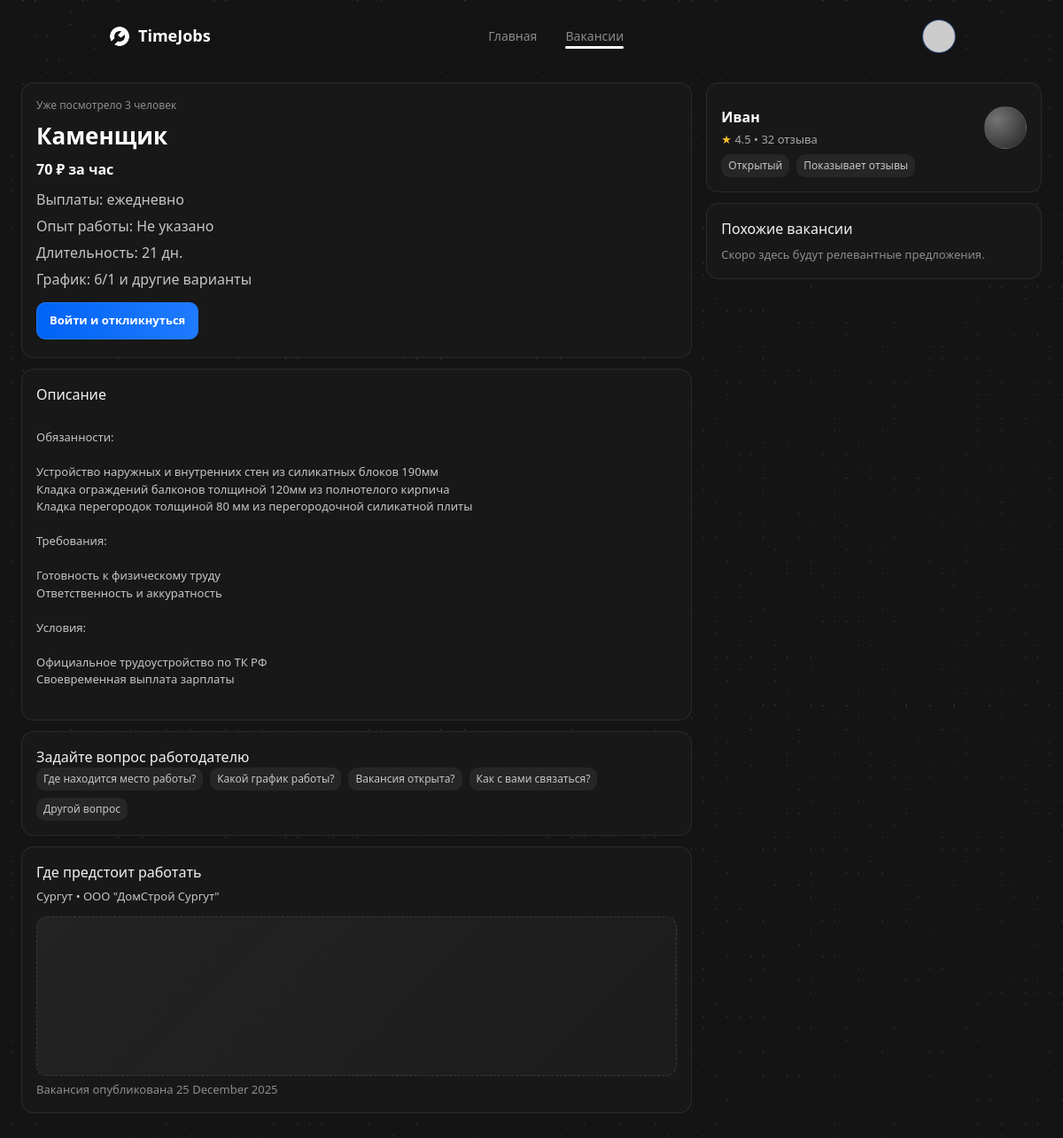
Screenshot of /vacancies/2 with the database file from the repository.
### app.py (models this page shows)
class Job(db.Model):
    id = db.Column(db.Integer, primary_key=True)
    employer_id = db.Column(db.Integer, db.ForeignKey('user.id'), nullable=False)
    title = db.Column(db.String(200), nullable=False)
    description = db.Column(db.Text)
    city = db.Column(db.String(120))
    specialization = db.Column(db.String(120))
    wage = db.Column(db.Float, default=0)
    pay_type = db.Column(db.String(20), default='shift')  # shift, hourly
    duration_days = db.Column(db.Integer, default=1)
    status = db.Column(db.String(20), default='pending')  # pending, approved, rejected
    created_at = db.Column(db.DateTime, default=datetime.datetime.utcnow)
    view_count = db.Column(db.Integer, default=0)
    experience_level = db.Column(db.String(50))
    employment_type = db.Column(db.String(50))
    tariff = db.Column(db.String(50))
    employer = db.relationship('User', backref='jobs')

class User(db.Model, UserMixin):
    id = db.Column(db.Integer, primary_key=True)
    name = db.Column(db.String(120), nullable=False)
    first_name = db.Column(db.String(120))
    last_name = db.Column(db.String(120))
    middle_name = db.Column(db.String(120))
    gender = db.Column(db.String(20))
    city = db.Column(db.String(120))
    birth_date = db.Column(db.Date)
    email = db.Column(db.String(120), unique=True, nullable=False)
    password_hash = db.Column(db.String(255), nullable=False)
    role = db.Column(db.String(20), default='worker')  # worker, employer, moderator
    phone = db.Column(db.String(50))
    education = db.Column(db.String(255))
    exp_years = db.Column(db.Integer, default=0)
    avatar_url = db.Column(db.String(255))
    deposit = db.Column(db.Float, default=0)
    rating = db.Column(db.Float, default=0)
    educations = db.relationship('WorkerEducation', backref='user', lazy=True, cascade='all, delete-orphan')
    experiences = db.relationship('WorkerExperience', backref='user', lazy=True, cascade='all, delete-orphan')
    skills = db.relationship('WorkerSkill', backref='user', lazy=True, cascade='all, delete-orphan')

### app.py (the view)
@app.route('/vacancies/<int:job_id>')
def vacancy_detail(job_id):
    job = Job.query.get_or_404(job_id)
    if job.status != 'approved':
        if not (current_user.is_authenticated and
                current_user.role == 'employer' and
                job.employer_id == current_user.id):
            flash('Something went wrong.', 'error')
            return redirect(url_for('vacancies'))
    today = datetime.date.today().isoformat()
    viewed = session.get('viewed_jobs', {})
    last_view = viewed.get(str(job.id))
    if last_view != today:
        job.view_count = (job.view_count or 0) + 1
        viewed[str(job.id)] = today
        session['viewed_jobs'] = viewed
        db.session.commit()
    return render_template('vacancies/detail.html', job=job)

### app.py (called while the page is built, shortened)
@app.context_processor
def inject_globals():
    import urllib.parse
    from flask import request, url_for
    def default_avatar(name):
        n = urllib.parse.quote_plus(name or "U")
        return f"https://ui-avatars.com/api/?background=4CFA00&color=fff&name={n}"
    def get_active_page():
        path = request.path
        if path == url_for('index'):
            return 'index'
        if path.startswith(url_for('vacancies')):
            return 'vacancies'
    return dict(
        current_user=current_user,
        default_avatar=default_avatar,
        active_page=get_active_page()
    )

@app.before_request
def _ensure_db_initialized():
    global _db_initialized
    if not _db_initialized:
        init_db()
        _db_initialized = True

### templates/vacancies/detail.html (shortened to what this page needs)
{% extends "base.html" %}
{% block content %}
{% set exp_label = {
    'no_exp':'Без опыта',
    '1_3':'От 1 до 3 лет',
    '3_6':'От 3 до 6 лет',
    '6_plus':'Более 6 лет'
}.get(job.experience_level, 'Не указано') %}
{% set wf_map = {'office':'На месте работодателя','remote':'Удалённо','hybrid':'Гибрид','travel':'Разъездной'} %}
<div class="hh-detail">
    <div class="hh-detail-main">
        <div class="glass-card hh-info-card">
            <div class="hh-card__meta">Уже посмотрело {{ job.view_count or 0 }} человек</div>
            <h1 class="hh-card__title" style="font-size: 26px;">{{ job.title }}</h1>
            <div class="hh-card__salary">
                {% if job.wage %}
                    {{ '%.0f'|format(job.wage) }} ₽ {% if job.pay_type == 'hourly' %}за час{% else %}за смену{% endif %}
                {% else %}
                    Оплата не указана
                {% endif %}
            </div>
            <ul class="hh-detail-list">
                <li>Выплаты: {% if job.pay_type == 'hourly' %}ежедневно{% else %}за смену{% endif %}</li>
                <li>Опыт работы: {{ exp_label }}</li>
                {% if job.duration_days %}<li>Длительность: {{ job.duration_days }} дн.</li>{% endif %}
                <li>График: 6/1 и другие варианты</li>
            </ul>
            <div class="hh-cta" style="margin: 12px 0 4px;">
                {% if current_user.is_authenticated and current_user.role == 'worker' %}
                    <form method="post" action="{{ url_for('apply', job_id=job.id) }}" style="display:flex; gap:10px; flex-wrap:wrap;">
                        <button type="submit" class="hh-button primary">Откликнуться</button>
                    </form>
                {% elif not current_user.is_authenticated %}
                    <a href="{{ url_for('login') }}" class="hh-button primary">Войти и откликнуться</a>
                {% endif %}
            </div>
        </div>
        <div class="glass-card hh-side-card">
            <h3 style="margin-bottom: 8px;">Описание</h3>
            <p class="profile-text" style="white-space: pre-line; color: hsl(var(--twc-grey-200)); margin-top: 6px;">
                {{ job.description or 'Описание не указано' }}
            </p>
        </div>
        <div class="glass-card hh-side-card">
            <h3>Задайте вопрос работодателю</h3>
            <div class="hh-tag-pills">
                <span class="hh-tag">Где находится место работы?</span>
                <span class="hh-tag">Какой график работы?</span>
                <span class="hh-tag">Вакансия открыта?</span>
                <span class="hh-tag">Как с вами связаться?</span>
                <span class="hh-tag">Другой вопрос</span>
            </div>
        </div>
        <div class="glass-card hh-side-card">
            <h3>Где предстоит работать</h3>
            <p class="profile-text" style="margin: 6px 0 12px; color: hsl(var(--twc-grey-200));">
                {{ job.city or 'Город не указан' }}
                {% if job.specialization %} • {{ job.specialization }}{% endif %}
            </p>
            <div class="map-placeholder"></div>
            <p class="profile-text" style="color: hsl(var(--twc-grey-400)); margin-top: 6px;">
                Вакансия опубликована {{ job.created_at.strftime('%d %B %Y') if job.created_at else '' }}
            </p>
        </div>
    </div>
    <aside class="hh-detail-side">
        <div class="glass-card hh-side-card">
            <div class="hh-company">
                <div>
                    <p class="hh-company__name">{{ job.employer.name if job.employer else 'Компания' }}</p>
                    <div class="hh-rating">
                        <span class="hh-star">★</span> 4.5 • 32 отзыва
                    </div>
                </div>
                <div class="hh-logo"></div>
            </div>
            <div class="hh-tag-pills">
                <span class="hh-tag">Открытый</span>
                <span class="hh-tag">Показывает отзывы</span>
            </div>
        </div>
        <div class="glass-card hh-side-card">
            <h3 style="margin-bottom: 8px;">Похожие вакансии</h3>
            <p class="profile-text" style="color: hsl(var(--twc-grey-400));">Скоро здесь будут релевантные предложения.</p>
        </div>
    </aside>
</div>
{% endblock %}

### static/css/style.css (style rules this page uses)
:root { --tj-accent: #4CFA00; }
.glass-card { background: hsl(var(--twc-grey-950) / var(--twc-grey-950-opacity, var(--tw-bg-opacity))); }
html[data-theme="dark"] body { --tw-bg-opacity: 1; background-color: hsl(var(--twc-grey-1000) / var(--tw-bg-opacity)); color: hsl(var(--twc-grey-50) / 1); }
.profile-text { font-size: 13px; color: hsl(var(--twc-grey-200) / 1); }
.hh-card__meta { font-size: 12px; color: hsl(var(--twc-grey-400)); margin-bottom: 6px; }
.hh-card__title { font-size: 18px; font-weight: 700; margin: 0 0 6px; color: #fff; }
.hh-card__salary { font-size: 16px; font-weight: 600; color: #fff; margin-bottom: 6px; }
.hh-tag { background: rgba(255,255,255,0.06); color: hsl(var(--twc-grey-200)); font-size: 12px; padding: 4px 8px; border-radius: 10px; }
.hh-logo { width: 48px; height: 48px; border-radius: 50%; background: radial-gradient(circle at 30% 30%, rgba(255,255,255,0.4), rgba(255,255,255,0.05)); border: 1px solid rgba(255,255,255,0.08); }
.hh-company { display: flex; justify-content: space-between; align-items: center; margin: 10px 0 6px; }
.hh-company__name { font-weight: 600; color: #fff; margin: 0 0 4px; }
.hh-rating { font-size: 13px; color: hsl(var(--twc-grey-300)); }
.hh-star { color: #fbbf24; }
.hh-cta { display: flex; gap: 10px; flex-wrap: wrap; }
.hh-button { padding: 10px 14px; border-radius: 10px; border: 1px solid rgba(255,255,255,0.12); background: rgba(255,255,255,0.06); color: #fff; font-weight: 600; text-decoration: none; font-size: 13px; cursor: pointer; }
.hh-button.primary { background: linear-gradient(90deg, #0063f7, #1f7bff); border-color: #1f7bff; }
.hh-detail { display: grid; grid-template-columns: minmax(0, 1.8fr) minmax(0, 0.9fr); gap: 16px; padding: 20px 24px 60px; }
.hh-detail-main { padding: 18px 20px; border-radius: 16px; border: 1px solid rgba(255,255,255,0.08); }
.hh-detail-list { list-style: none; padding: 0; margin: 10px 0 14px; color: hsl(var(--twc-grey-200)); line-height: 1.5; }
.hh-detail-list li { margin-bottom: 6px; }
.hh-tag-pills { display: flex; gap: 8px; flex-wrap: wrap; }
.map-placeholder { height: 180px; border-radius: 12px; background: linear-gradient(135deg, rgba(255,255,255,0.05), rgba(255,255,255,0.02)); border: 1px dashed rgba(255,255,255,0.12); }
.hh-detail-side { display: flex; flex-direction: column; gap: 12px; }
.hh-side-card { padding: 16px; border-radius: 14px; border: 1px solid rgba(255,255,255,0.08); }
.hh-detail-main { display: flex; flex-direction: column; gap: 12px; padding: 0; border: none; background: transparent; }
.hh-info-card { padding: 16px; border-radius: 14px; border: 1px solid rgba(255,255,255,0.08); }

### rows the page displays
Job: view_count "3", title "Каменщик", wage "70", duration_days "21", description "Обязанности: Устройство наружных и внутренних стен из силикатных блоков 190мм Кладка ограждений балконов толщиной 120мм из полнотелого кирпича Кладка перегородок толщиной 80 мм из перегородочной силикатной плиты Требования: Готовность к физическому труду Ответственность и аккуратность Условия: Официальное трудоустройство по ТК РФ Своевременная выплата зарплаты", city "Сургут", specialization "ООО \"ДомСтрой Сургут\"", created_at "25 December 2025"
User: employer "Иван"

### other values shown
{{ exp_label }} "Не указано"
